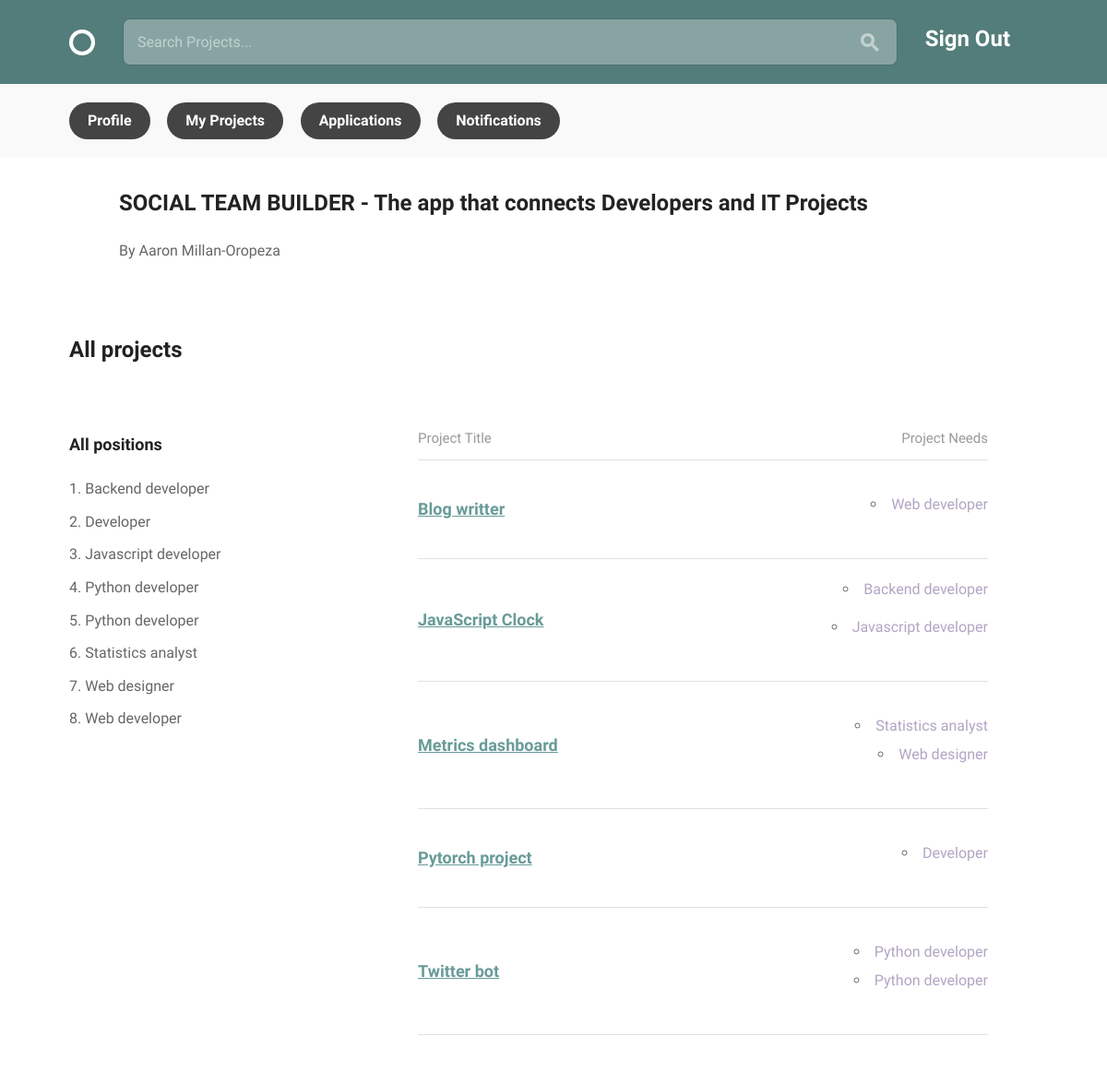
The app's page / (signed in) with its own data.
### teams/models.py (models this page shows, shortened)
class Position(models.Model):
    name = models.CharField(max_length=150, blank=False)
    description = models.CharField(max_length=400, blank=False)
    related_skill = models.ForeignKey('Skill', on_delete=models.CASCADE)
    available = models.BooleanField(default=True)
    project = models.ForeignKey('Project', on_delete=models.CASCADE)

class Project(models.Model):
    creator = models.ForeignKey('Profile', on_delete=models.CASCADE)
    title = models.CharField(max_length=150, null=False, unique=True)
    description = models.TextField(max_length=700, blank=True)
    timeline = models.CharField(max_length=25, null=False)
    requirements = models.TextField(max_length=300, null=False)
    finished = models.BooleanField(default=False)

### team_builder/views.py (the view)
# urls.py: url(r'^$', views.index, name='index'),
def index(request):
    if request.method == 'GET':
        positions = models.Position.objects.all().order_by('name')
        projects = models.Project.objects.all().order_by('title')
    return render(request, 'index.html', {
        'projects': projects, 'positions': positions}
    )

### templates/index.html (shortened to what this page needs)
{% extends 'layout.html' %}
{% load static %}
{% block content %}
<div class="bounds circle--page">
  <div class="grid-80 grid-push-5 circle--article--header">
    <h2>  SOCIAL TEAM BUILDER  -  The app that connects Developers and IT Projects</h2>
    <p>   By Aaron Millan-Oropeza</p>
  </div>
  <div  class="grid-100 circle--fluid--cell circle--fluid--primary">
    <h2>All projects</h2>
  </div>
  <div class="grid-40">
  </div>
  <div  class="grid-100 circle--fluid--cell circle--fluid--primary">
  </div>
  <div class="grid-30">
    <h3>All positions</h3>
    <ol>
      {% for position in positions %}
      <li> {{ position.name }} </li>
      {% endfor %}
    </ol>
  </div>
  <div class="grid-60 grid-push-5">
    <table class="circle--table u-full-width">
      <thead>
        <tr>
          <th>Project Title</th>
          <th class="circle--cell--right align-right">Project Needs</th>
        </tr>
      </thead>
      <tbody>
        {% for project in projects %}
        <tr>
          <td class="clickable-row">
            <a href="{% url 'teams:project_details' pk=project.id %}">
            <h3>{{ project.title }}</h3>
            </a>
          </td>
          <td class="circle--cell--right align-right">
            {% for position in positions %}
              <ul>
              {% if position.project_id == project.id %}
                <li><span class="secondary-label">{{ position.name }}</span></li>
              </ul>
              {% endif %}
            {% endfor %}
          </td>
        </tr>
        {% endfor %}
      </tbody>
    </table>
  </div>
</div>
{% endblock %}

### assets/css/global.css (style rules this page uses)
html { font-family: sans-serif; -ms-text-size-adjust: 100%; -webkit-text-size-adjust: 100%; }
body { margin: 0; }
a { background-color: transparent; }
table { border-collapse: collapse; border-spacing: 0; }
td, th { padding: 0; }
html { font-size: 62.5%; }
body { font-size: 1.5em; line-height: 1.6; font-weight: 400; font-family: "Cousine"; color: #666; }
.bounds { max-width: 1080px; margin: 0 auto; }
.grid, .grid-5, .grid-10, .grid-15, .grid-20, .grid-25, .grid-30, .grid-33, .grid-35, .grid-40, .grid-45, .grid-50, .grid-55, .grid-60, .grid-65, .grid-66, .grid-70, .grid-75, .grid-80, .grid-90, .grid-95, .grid-100 { float: left; box-sizing: border-box; position: relative; }
.grid-push-5 { left: 5%; }
.grid-30 { width: 30%; padding: 0 15px; }
.grid-40 { width: 40%; padding: 0 15px; }
.grid-60 { width: 60%; padding: 0 15px; }
.grid-80 { width: 80%; padding: 0 15px; }
.grid-100 { width: 100%; padding: 0 15px; }
h1, h2, h3, h4, h5, h6 { margin-top: 0; margin-bottom: 2rem; font-weight: bold; font-family: "Work Sans", sans-serif; color: #222; }
h2 { font-size: 2.4rem; }
h3 { font-size: 1.8rem; }
@media (min-width: 550px) { h2 { font-size: 2.4rem; } }
@media (min-width: 550px) { h3 { font-size: 1.8rem; } }
p { margin-top: 0; font-size: 1.6rem; }
a { color: #689b98; -webkit-transition: color 0.2s; -moz-transition: color 0.2s; -ms-transition: color 0.2s; -o-transition: color 0.2s; transition: color 0.2s; }
ul { list-style: circle inside; }
ol { list-style: decimal inside; padding-left: 0; margin-top: 0; }
ul { padding-left: 0; margin-top: 0; }
ul ul, ul ol { margin: 1.5rem 0 1.5rem 3rem; font-size: 90%; }
li { margin-bottom: 1rem; font-size: 1.6rem; }
th, td { padding: 15px; text-align: left; border-bottom: 1px solid #e1e1e1; }
th:first-child, td:first-child { padding-left: 0; }
th:last-child, td:last-child { padding-right: 0; }
th { color: #999; font-weight: normal; }
pre, blockquote, dl, figure, table, p, ul, ol, form { margin-bottom: 2.5rem; }
.align-right { text-align: right; }
.secondary-label { color: #b1a5c4; }
.circle--article--header { margin-bottom: 50px; }
.circle--table { width: 100%; }
.circle--table h1, .circle--table h2, .circle--table h3, .circle--table h4, .circle--table h5, .circle--table h6 { margin: 0; }
.circle--table th, .circle--table td { line-height: 1; }
.circle--table th { padding: 0 0 15px 0; }
.circle--table td { padding: 25px 0; }
.clickable-row h3 { color: #689b98; }
.circle--fluid--cell { display: table-cell; padding: 0 15px; vertical-align: middle; box-sizing: border-box; }
.circle--fluid--primary { width: 100%; }
.circle--page { margin-bottom: 100px; }
.circle--page:before, .circle--page:after { content: " "; display: table; }
.circle--page:after { clear: both; }

### records on screen
Position: name "Backend developer"
Position: name "Developer"
Position: name "Javascript developer"
Position: name "Python developer"
Position: name "Python developer"
Position: name "Statistics analyst"
Position: name "Web designer"
Position: name "Web developer"
Project: title "Blog writter"
Project: title "JavaScript Clock"
Project: title "Metrics dashboard"
Project: title "Pytorch project"
Project: title "Twitter bot"
